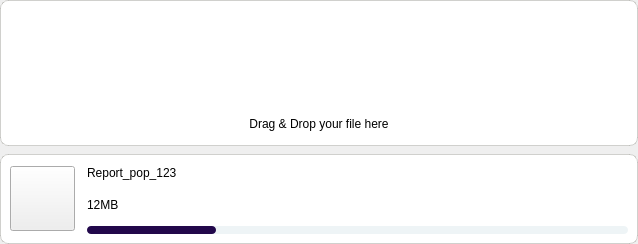
<?xml version="1.0" encoding="UTF-8"?>
<ui version="4.0">
 <class>DropFileWidget</class>
 <widget class="QWidget" name="DropFileWidget">
  <property name="geometry">
   <rect>
    <x>0</x>
    <y>0</y>
    <width>638</width>
    <height>244</height>
   </rect>
  </property>
  <property name="sizePolicy">
   <sizepolicy hsizetype="Preferred" vsizetype="Maximum">
    <horstretch>0</horstretch>
    <verstretch>0</verstretch>
   </sizepolicy>
  </property>
  <property name="minimumSize">
   <size>
    <width>0</width>
    <height>244</height>
   </size>
  </property>
  <property name="maximumSize">
   <size>
    <width>16777215</width>
    <height>244</height>
   </size>
  </property>
  <property name="cursor">
   <cursorShape>ArrowCursor</cursorShape>
  </property>
  <property name="windowTitle">
   <string>Form</string>
  </property>
  <property name="styleSheet">
   <string notr="true">#container,
#fileProcessor {
	background-color: white;
	border-radius: 8px;	
	border: 1px solid #34343426;
}

QToolButton {
	background: transparent;
	border: none;
}

#label {
	font-family: Open Sans;
	font-size: 18px;
	font-weight: 500;
	line-height: 26px;
	color: #1A1A1A;
}

#fileName {
	font-family: Open Sans;
	font-size: 16px;
	font-weight: 500;
	line-height: 24px;
	color: #1A1A1A;
}

#fileSize{
	font-family: Open Sans;
	font-size: 12px;
	font-weight: 600;
	line-height: 20px;
	color:#666666;
}

QProgressBar {
    border: none;
    border-radius: 4px;
    background-color: #EEF4F6;
    font-family: Open-Sans;
    font-weight: bold;
    font-size: 14px;
    color: #333;
    height: 24px;
}

QProgressBar::chunk {
    background-color: #22084B;
    border-radius: 4px;
}</string>
  </property>
  <layout class="QVBoxLayout" name="mainLayout">
   <property name="spacing">
    <number>8</number>
   </property>
   <property name="leftMargin">
    <number>0</number>
   </property>
   <property name="topMargin">
    <number>0</number>
   </property>
   <property name="rightMargin">
    <number>0</number>
   </property>
   <property name="bottomMargin">
    <number>0</number>
   </property>
   <item>
    <widget class="QWidget" name="container" native="true">
     <property name="minimumSize">
      <size>
       <width>0</width>
       <height>146</height>
      </size>
     </property>
     <property name="maximumSize">
      <size>
       <width>16777215</width>
       <height>146</height>
      </size>
     </property>
     <layout class="QVBoxLayout" name="containerLayout">
      <property name="spacing">
       <number>16</number>
      </property>
      <property name="leftMargin">
       <number>0</number>
      </property>
      <property name="topMargin">
       <number>0</number>
      </property>
      <property name="rightMargin">
       <number>0</number>
      </property>
      <property name="bottomMargin">
       <number>0</number>
      </property>
      <item>
       <spacer name="topVerticalSpacer">
        <property name="orientation">
         <enum>Qt::Orientation::Vertical</enum>
        </property>
        <property name="sizeHint" stdset="0">
         <size>
          <width>20</width>
          <height>35</height>
         </size>
        </property>
       </spacer>
      </item>
      <item>
       <widget class="QToolButton" name="fileSelectButton">
        <property name="sizePolicy">
         <sizepolicy hsizetype="Expanding" vsizetype="Fixed">
          <horstretch>0</horstretch>
          <verstretch>0</verstretch>
         </sizepolicy>
        </property>
        <property name="minimumSize">
         <size>
          <width>87</width>
          <height>87</height>
         </size>
        </property>
        <property name="maximumSize">
         <size>
          <width>16777215</width>
          <height>87</height>
         </size>
        </property>
        <property name="text">
         <string/>
        </property>
        <property name="icon">
         <iconset resource="../../../../../Resources/Resources.qrc">
          <normaloff>:/images/Automations/icon_drag_drop.svg</normaloff>:/images/Automations/icon_drag_drop.svg</iconset>
        </property>
        <property name="iconSize">
         <size>
          <width>87</width>
          <height>87</height>
         </size>
        </property>
       </widget>
      </item>
      <item>
       <widget class="QLabel" name="uploadTipLabel">
        <property name="sizePolicy">
         <sizepolicy hsizetype="Preferred" vsizetype="Fixed">
          <horstretch>0</horstretch>
          <verstretch>0</verstretch>
         </sizepolicy>
        </property>
        <property name="minimumSize">
         <size>
          <width>0</width>
          <height>26</height>
         </size>
        </property>
        <property name="maximumSize">
         <size>
          <width>16777215</width>
          <height>26</height>
         </size>
        </property>
        <property name="text">
         <string>Drag &amp; Drop your file here</string>
        </property>
        <property name="alignment">
         <set>Qt::AlignmentFlag::AlignCenter</set>
        </property>
       </widget>
      </item>
      <item>
       <spacer name="bottomVerticalSpacer">
        <property name="orientation">
         <enum>Qt::Orientation::Vertical</enum>
        </property>
        <property name="sizeHint" stdset="0">
         <size>
          <width>20</width>
          <height>36</height>
         </size>
        </property>
       </spacer>
      </item>
     </layout>
    </widget>
   </item>
   <item>
    <widget class="QWidget" name="fileProcessor" native="true">
     <property name="sizePolicy">
      <sizepolicy hsizetype="Expanding" vsizetype="Minimum">
       <horstretch>0</horstretch>
       <verstretch>0</verstretch>
      </sizepolicy>
     </property>
     <property name="minimumSize">
      <size>
       <width>0</width>
       <height>90</height>
      </size>
     </property>
     <layout class="QHBoxLayout" name="horizontalLayout">
      <property name="spacing">
       <number>12</number>
      </property>
      <property name="leftMargin">
       <number>10</number>
      </property>
      <property name="topMargin">
       <number>10</number>
      </property>
      <property name="rightMargin">
       <number>10</number>
      </property>
      <property name="bottomMargin">
       <number>10</number>
      </property>
      <item>
       <widget class="QPushButton" name="filetypeIcon">
        <property name="minimumSize">
         <size>
          <width>65</width>
          <height>65</height>
         </size>
        </property>
        <property name="maximumSize">
         <size>
          <width>65</width>
          <height>65</height>
         </size>
        </property>
        <property name="text">
         <string/>
        </property>
        <property name="icon">
         <iconset resource="../../../../../Resources/Resources.qrc">
          <normaloff>:/images/Automations/icon_upload_file.svg</normaloff>:/images/Automations/icon_upload_file.svg</iconset>
        </property>
        <property name="iconSize">
         <size>
          <width>65</width>
          <height>65</height>
         </size>
        </property>
       </widget>
      </item>
      <item>
       <layout class="QVBoxLayout" name="fileInfoLayout">
        <property name="spacing">
         <number>2</number>
        </property>
        <property name="bottomMargin">
         <number>0</number>
        </property>
        <item>
         <layout class="QHBoxLayout" name="horizontalLayout_2">
          <item>
           <widget class="QLabel" name="fileNameLabel">
            <property name="sizePolicy">
             <sizepolicy hsizetype="Preferred" vsizetype="Fixed">
              <horstretch>0</horstretch>
              <verstretch>0</verstretch>
             </sizepolicy>
            </property>
            <property name="text">
             <string>Report_pop_123</string>
            </property>
           </widget>
          </item>
          <item>
           <widget class="QToolButton" name="closeButton">
            <property name="text">
             <string/>
            </property>
            <property name="icon">
             <iconset resource="../../../../../Resources/Resources.qrc">
              <normaloff>:/images/Automations/icon_upload_close.svg</normaloff>:/images/Automations/icon_upload_close.svg</iconset>
            </property>
           </widget>
          </item>
         </layout>
        </item>
        <item>
         <widget class="QLabel" name="fileSizeLabel">
          <property name="text">
           <string>12MB</string>
          </property>
         </widget>
        </item>
        <item>
         <widget class="QProgressBar" name="progressBar">
          <property name="minimumSize">
           <size>
            <width>0</width>
            <height>8</height>
           </size>
          </property>
          <property name="maximumSize">
           <size>
            <width>16777215</width>
            <height>8</height>
           </size>
          </property>
          <property name="value">
           <number>24</number>
          </property>
          <property name="textVisible">
           <bool>false</bool>
          </property>
         </widget>
        </item>
       </layout>
      </item>
     </layout>
    </widget>
   </item>
  </layout>
 </widget>
 <resources>
  <include location="../../../../../Resources/Resources.qrc"/>
 </resources>
 <connections/>
</ui>
